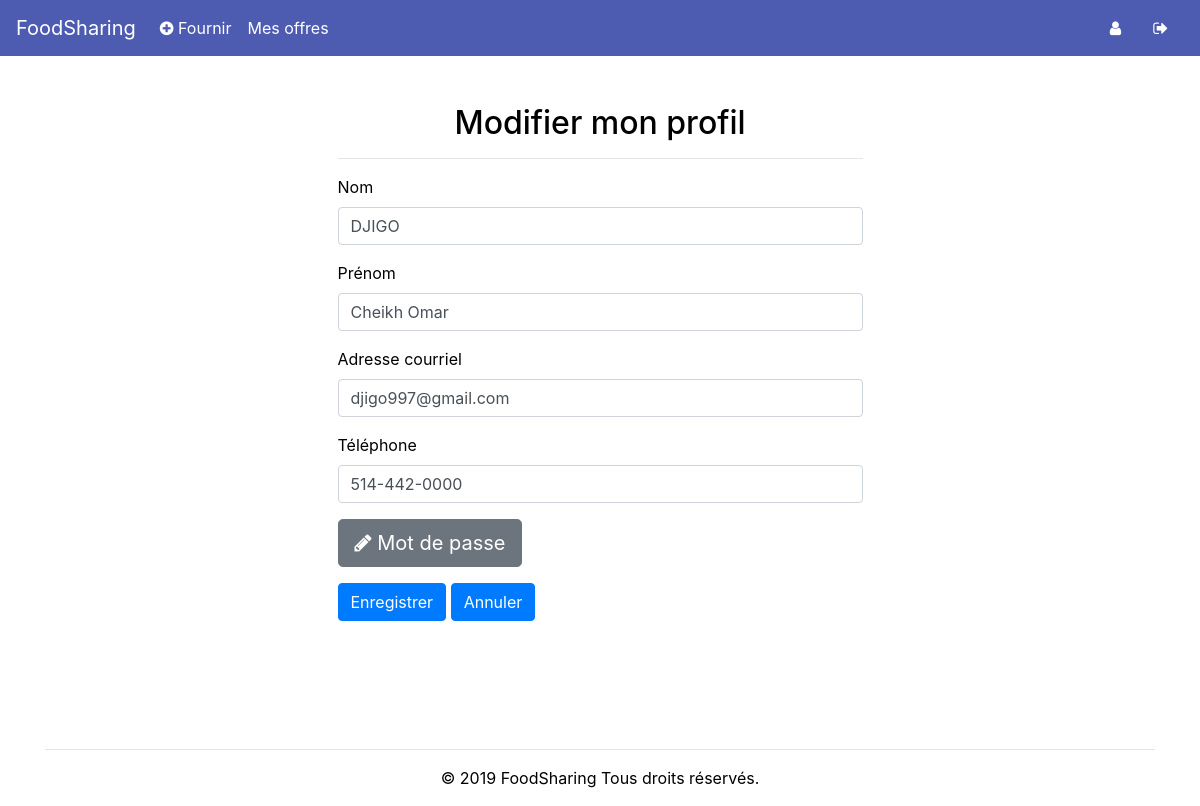
/profile (signed in), run on an earlier commit of the app's database.
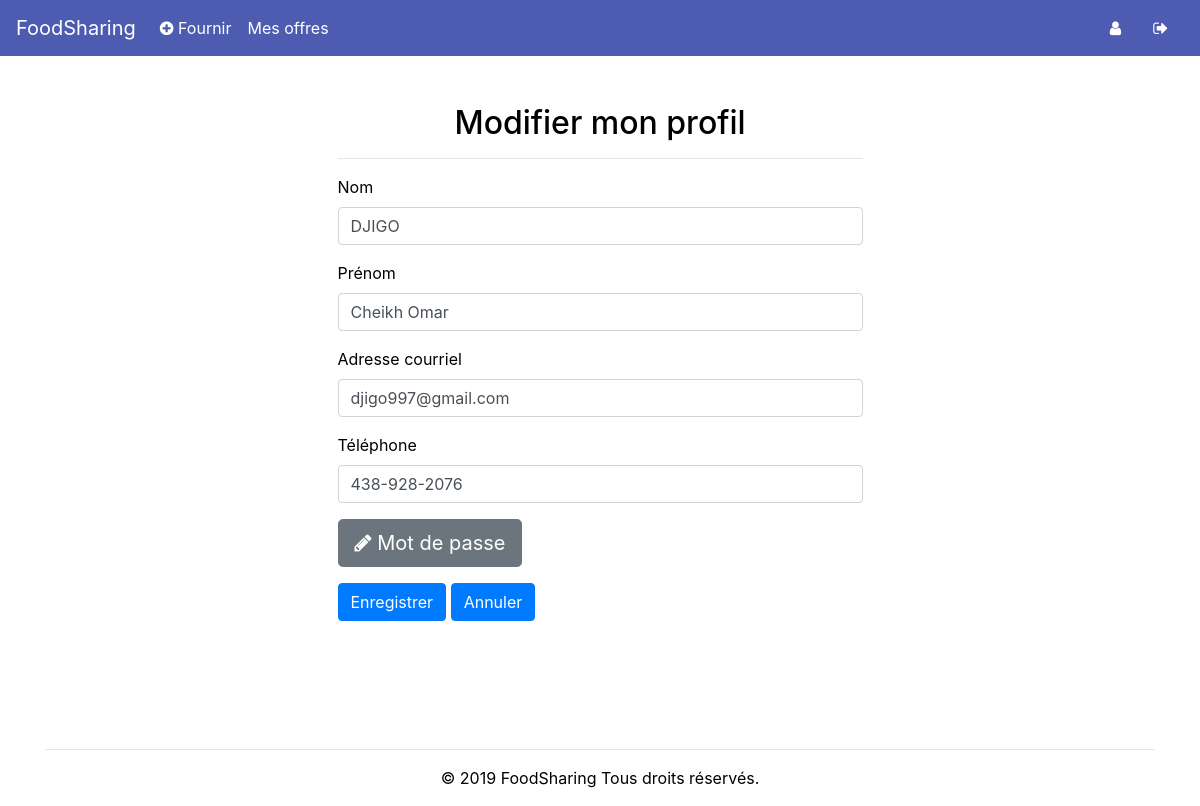
And on a later commit of the database.
### tables this page shows
CREATE TABLE regularsUsers (
    user_id INTEGER PRIMARY KEY,
    first_name varchar(255) NOT NULL,
    last_name varchar(255) NOT NULL,
    email varchar(255) NOT NULL UNIQUE,
    password varchar(255) NOT NULL
, phonenumber VARCHAR(255));

### app.py (the view)
@app.route('/profile')
def access_profile():
    if session.get("id") is None:
        return redirect('/')
    else:
        db = Database()
        user_infos = db.get_user_by_id(session.get('id'))
        db.disconnect()
        return render_template('my_profile.html', year=now, user_infos=user_infos)

### database.py (called while the page is built)
    def get_connection(self):
        if self.connection is None:
            try:
                self.connection = sqlite3.connect('database/users.db')
            except sqlite3.Error as error:
                print("Failed to insert Python variable into sqlite table", error)
        return self.connection

    def disconnect(self):
        if self.connection is not None:
            self.connection.close()

    def get_user_by_id(self, id):
        connect = self.get_connection()
        cur = connect.cursor()
        cur.execute("SELECT * FROM regularsUsers WHERE user_id= ?", (id,))
        result = cur.fetchone()
        if result is None:
            return None
        else:
            return result

### templates/my_profile.html (shortened to what this page needs)
<!DOCTYPE html>
 <html class="not-ie no-js" lang="fr">
    <head>
        <link href="https://stackpath.bootstrapcdn.com/bootstrap/4.3.1/css/bootstrap.min.css" rel="stylesheet">
        <link href="/static/css/HomeStyle.css" rel="stylesheet">
        <link rel="stylesheet" href="https://cdnjs.cloudflare.com/ajax/libs/font-awesome/4.7.0/css/font-awesome.min.css">
    </head>
    <body>
            <nav class="navbar navbar-expand-lg navbar-light" style="background-color:#4d5cb1;">
                  <a class="navbar-brand" href="/" style="color:white!important;">FoodSharing</a>
                <div class="collapse navbar-collapse" id="navbarText">
                <ul class="navbar-nav mr-auto">
                  <li class="nav-item">
                    <a class="nav-link" href="/add_offer" style="color:white!important;"><i class="fa fa-plus-circle" aria-hidden="true"></i> Fournir</a>
                  </li>
                  <li class="nav-item">
                    <a class="nav-link" href="/my_offers" style="color:white!important;">Mes offres</a>
                  </li>
                </ul>
                <a class="nav-link" href="/profile" style="color:white!important;"><span class="sr-only">(current)</span><i class="fa fa-user" aria-hidden="true"></i></a>
                <a class="nav-link" href="/disconnect" style="color:white!important;"><i class="fa fa-sign-out" aria-hidden="true"></i></a>
              </div>
            </nav>
            <div class="container">
                <div class="col-md-6" style="margin: 0 auto;">
                    <h2 class="text-center" style="padding-top:3rem;">Modifier mon profil</h2><hr/>
                    <form>
                         <div class="form-group">
		                        <label for="change-lname">Nom</label>
		                        <input type="text" class="form-control" value="{{ user_infos[2] }}" name="change-lname" id="change-lname">
                         </div>
                         <div class="form-group">
		                        <label for="change-fname">Prénom</label>
		                        <input type="text" class="form-control" value="{{ user_infos[1] }}" name="change-fname" id="change-fname">
                         </div>
                        <div class="form-group">
		                        <label for="change-email">Adresse courriel</label>
		                        <input type="email" class="form-control" value="{{ user_infos[3] }}" name="change-email" id="change-email">
                         </div>
                        <div class="form-group">
		                        <label for="change-phone">Téléphone</label>
		                        <input type="text" class="form-control" value="{{ user_infos[5] }}" name="change-phone" id="change-phone">
                         </div>
                        <div class="form-group">
                            <a class="btn btn-secondary btn-lg" href="/change_password"><i class="fa fa-pencil" aria-hidden="true"></i> Mot de passe</a>
                        </div>
                         <button class="btn btn-primary" name="save">Enregistrer</button>
                         <a href="/profil" class="btn btn-primary" name="cancel">Annuler</a>
                    </form>
                </div>
				<div class="text-center footer">
                    <hr/>
		            <p>© {{ year }} FoodSharing Tous droits réservés.</p>
		        </div>
			</div>
    </body>

What changed in the data, as far as the page shows it:
changed regularsUsers "DJIGO": change-phone "514-442-0000" → "438-928-2076"
